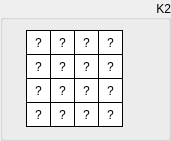
  <widget class="QGroupBox" name="groupSubKeyK2">
   <property name="geometry">
    <rect>
     <x>330</x>
     <y>10</y>
     <width>171</width>
     <height>141</height>
    </rect>
   </property>
   <property name="sizePolicy">
    <sizepolicy hsizetype="Fixed" vsizetype="Fixed">
     <horstretch>0</horstretch>
     <verstretch>0</verstretch>
    </sizepolicy>
   </property>
   <property name="styleSheet">
    <string notr="true"/>
   </property>
   <property name="title">
    <string>K2</string>
   </property>
   <property name="alignment">
    <set>Qt::AlignRight|Qt::AlignTrailing|Qt::AlignVCenter</set>
   </property>
   <widget class="QLabel" name="k2byte15">
    <property name="enabled">
     <bool>true</bool>
    </property>
    <property name="geometry">
     <rect>
      <x>98</x>
      <y>102</y>
      <width>25</width>
      <height>25</height>
     </rect>
    </property>
    <property name="sizePolicy">
     <sizepolicy hsizetype="Fixed" vsizetype="Fixed">
      <horstretch>0</horstretch>
      <verstretch>0</verstretch>
     </sizepolicy>
    </property>
    <property name="font">
     <font>
      <kerning>true</kerning>
     </font>
    </property>
    <property name="layoutDirection">
     <enum>Qt::LeftToRight</enum>
    </property>
    <property name="styleSheet">
     <string notr="true">QLabel {
	 border-width: 1px;
     border-style: solid;
     border-color: black; 
     background-color: white;
}</string>
    </property>
    <property name="text">
     <string>?</string>
    </property>
    <property name="alignment">
     <set>Qt::AlignCenter</set>
    </property>
   </widget>
   <widget class="QLabel" name="k2byte13">
    <property name="enabled">
     <bool>true</bool>
    </property>
    <property name="geometry">
     <rect>
      <x>98</x>
      <y>54</y>
      <width>25</width>
      <height>25</height>
     </rect>
    </property>
    <property name="sizePolicy">
     <sizepolicy hsizetype="Fixed" vsizetype="Fixed">
      <horstretch>0</horstretch>
      <verstretch>0</verstretch>
     </sizepolicy>
    </property>
    <property name="font">
     <font>
      <kerning>true</kerning>
     </font>
    </property>
    <property name="layoutDirection">
     <enum>Qt::LeftToRight</enum>
    </property>
    <property name="styleSheet">
     <string notr="true">QLabel {
	 border-width: 1px;
     border-style: solid;
     border-color: black; 
     background-color: white;
}</string>
    </property>
    <property name="text">
     <string>?</string>
    </property>
    <property name="alignment">
     <set>Qt::AlignCenter</set>
    </property>
   </widget>
   <widget class="QLabel" name="k2byte14">
    <property name="enabled">
     <bool>true</bool>
    </property>
    <property name="geometry">
     <rect>
      <x>98</x>
      <y>78</y>
      <width>25</width>
      <height>25</height>
     </rect>
    </property>
    <property name="sizePolicy">
     <sizepolicy hsizetype="Fixed" vsizetype="Fixed">
      <horstretch>0</horstretch>
      <verstretch>0</verstretch>
     </sizepolicy>
    </property>
    <property name="font">
     <font>
      <kerning>true</kerning>
     </font>
    </property>
    <property name="layoutDirection">
     <enum>Qt::LeftToRight</enum>
    </property>
    <property name="styleSheet">
     <string notr="true">QLabel {
	 border-width: 1px;
     border-style: solid;
     border-color: black; 
     background-color: white;
}</string>
    </property>
    <property name="text">
     <string>?</string>
    </property>
    <property name="alignment">
     <set>Qt::AlignCenter</set>
    </property>
   </widget>
   <widget class="QLabel" name="k2byte06">
    <property name="enabled">
     <bool>true</bool>
    </property>
    <property name="geometry">
     <rect>
      <x>50</x>
      <y>78</y>
      <width>25</width>
      <height>25</height>
     </rect>
    </property>
    <property name="sizePolicy">
     <sizepolicy hsizetype="Fixed" vsizetype="Fixed">
      <horstretch>0</horstretch>
      <verstretch>0</verstretch>
     </sizepolicy>
    </property>
    <property name="font">
     <font>
      <kerning>true</kerning>
     </font>
    </property>
    <property name="layoutDirection">
     <enum>Qt::LeftToRight</enum>
    </property>
    <property name="styleSheet">
     <string notr="true">QLabel {
	 border-width: 1px;
     border-style: solid;
     border-color: black; 
     background-color: white;
}</string>
    </property>
    <property name="text">
     <string>?</string>
    </property>
    <property name="alignment">
     <set>Qt::AlignCenter</set>
    </property>
   </widget>
   <widget class="QLabel" name="k2byte04">
    <property name="enabled">
     <bool>true</bool>
    </property>
    <property name="geometry">
     <rect>
      <x>50</x>
      <y>30</y>
      <width>25</width>
      <height>25</height>
     </rect>
    </property>
    <property name="sizePolicy">
     <sizepolicy hsizetype="Fixed" vsizetype="Fixed">
      <horstretch>0</horstretch>
      <verstretch>0</verstretch>
     </sizepolicy>
    </property>
    <property name="font">
     <font>
      <kerning>true</kerning>
     </font>
    </property>
    <property name="layoutDirection">
     <enum>Qt::LeftToRight</enum>
    </property>
    <property name="styleSheet">
     <string notr="true">QLabel {
	 border-width: 1px;
     border-style: solid;
     border-color: black; 
     background-color: white;
}</string>
    </property>
    <property name="text">
     <string>?</string>
    </property>
    <property name="alignment">
     <set>Qt::AlignCenter</set>
    </property>
   </widget>
   <widget class="QLabel" name="k2byte02">
    <property name="enabled">
     <bool>true</bool>
    </property>
    <property name="geometry">
     <rect>
      <x>26</x>
      <y>78</y>
      <width>25</width>
      <height>25</height>
     </rect>
    </property>
    <property name="sizePolicy">
     <sizepolicy hsizetype="Fixed" vsizetype="Fixed">
      <horstretch>0</horstretch>
      <verstretch>0</verstretch>
     </sizepolicy>
    </property>
    <property name="font">
     <font>
      <kerning>true</kerning>
     </font>
    </property>
    <property name="layoutDirection">
     <enum>Qt::LeftToRight</enum>
    </property>
    <property name="styleSheet">
     <string notr="true">QLabel {
	 border-width: 1px;
     border-style: solid;
     border-color: black; 
     background-color: white;
}</string>
    </property>
    <property name="text">
     <string>?</string>
    </property>
    <property name="alignment">
     <set>Qt::AlignCenter</set>
    </property>
   </widget>
   <widget class="QLabel" name="k2byte10">
    <property name="enabled">
     <bool>true</bool>
    </property>
    <property name="geometry">
     <rect>
      <x>74</x>
      <y>78</y>
      <width>25</width>
      <height>25</height>
     </rect>
    </property>
    <property name="sizePolicy">
     <sizepolicy hsizetype="Fixed" vsizetype="Fixed">
      <horstretch>0</horstretch>
      <verstretch>0</verstretch>
     </sizepolicy>
    </property>
    <property name="font">
     <font>
      <kerning>true</kerning>
     </font>
    </property>
    <property name="layoutDirection">
     <enum>Qt::LeftToRight</enum>
    </property>
    <property name="styleSheet">
     <string notr="true">QLabel {
	 border-width: 1px;
     border-style: solid;
     border-color: black; 
     background-color: white;
}</string>
    </property>
    <property name="text">
     <string>?</string>
    </property>
    <property name="alignment">
     <set>Qt::AlignCenter</set>
    </property>
   </widget>
   <widget class="QLabel" name="k2byte09">
    <property name="enabled">
     <bool>true</bool>
    </property>
    <property name="geometry">
     <rect>
      <x>74</x>
      <y>54</y>
      <width>25</width>
      <height>25</height>
     </rect>
    </property>
    <property name="sizePolicy">
     <sizepolicy hsizetype="Fixed" vsizetype="Fixed">
      <horstretch>0</horstretch>
      <verstretch>0</verstretch>
     </sizepolicy>
    </property>
    <property name="font">
     <font>
      <kerning>true</kerning>
     </font>
    </property>
    <property name="layoutDirection">
     <enum>Qt::LeftToRight</enum>
    </property>
    <property name="styleSheet">
     <string notr="true">QLabel {
	 border-width: 1px;
     border-style: solid;
     border-color: black; 
     background-color: white;
}</string>
    </property>
    <property name="text">
     <string>?</string>
    </property>
    <property name="alignment">
     <set>Qt::AlignCenter</set>
    </property>
   </widget>
   <widget class="QLabel" name="k2byte01">
    <property name="enabled">
     <bool>true</bool>
    </property>
    <property name="geometry">
     <rect>
      <x>26</x>
      <y>54</y>
      <width>25</width>
      <height>25</height>
     </rect>
    </property>
    <property name="sizePolicy">
     <sizepolicy hsizetype="Fixed" vsizetype="Fixed">
      <horstretch>0</horstretch>
      <verstretch>0</verstretch>
     </sizepolicy>
    </property>
    <property name="font">
     <font>
      <kerning>true</kerning>
     </font>
    </property>
    <property name="layoutDirection">
     <enum>Qt::LeftToRight</enum>
    </property>
    <property name="styleSheet">
     <string notr="true">QLabel {
	 border-width: 1px;
     border-style: solid;
     border-color: black; 
     background-color: white;
}</string>
    </property>
    <property name="text">
     <string>?</string>
    </property>
    <property name="alignment">
     <set>Qt::AlignCenter</set>
    </property>
   </widget>
   <widget class="QLabel" name="k2byte08">
    <property name="enabled">
     <bool>true</bool>
    </property>
    <property name="geometry">
     <rect>
      <x>74</x>
      <y>30</y>
      <width>25</width>
      <height>25</height>
     </rect>
    </property>
    <property name="sizePolicy">
     <sizepolicy hsizetype="Fixed" vsizetype="Fixed">
      <horstretch>0</horstretch>
      <verstretch>0</verstretch>
     </sizepolicy>
    </property>
    <property name="font">
     <font>
      <kerning>true</kerning>
     </font>
    </property>
    <property name="layoutDirection">
     <enum>Qt::LeftToRight</enum>
    </property>
    <property name="styleSheet">
     <string notr="true">QLabel {
	 border-width: 1px;
     border-style: solid;
     border-color: black; 
     background-color: white;
}</string>
    </property>
    <property name="text">
     <string>?</string>
    </property>
    <property name="alignment">
     <set>Qt::AlignCenter</set>
    </property>
   </widget>
   <widget class="QLabel" name="k2byte00">
    <property name="enabled">
     <bool>true</bool>
    </property>
    <property name="geometry">
     <rect>
      <x>26</x>
      <y>30</y>
      <width>25</width>
      <height>25</height>
     </rect>
    </property>
    <property name="sizePolicy">
     <sizepolicy hsizetype="Fixed" vsizetype="Fixed">
      <horstretch>0</horstretch>
      <verstretch>0</verstretch>
     </sizepolicy>
    </property>
    <property name="font">
     <font>
      <kerning>true</kerning>
     </font>
    </property>
    <property name="layoutDirection">
     <enum>Qt::LeftToRight</enum>
    </property>
    <property name="styleSheet">
     <string notr="true">QLabel {
	 border-width: 1px;
     border-style: solid;
     border-color: black; 
     background-color: white;
}</string>
    </property>
    <property name="text">
     <string>?</string>
    </property>
    <property name="alignment">
     <set>Qt::AlignCenter</set>
    </property>
    <property name="wordWrap">
     <bool>false</bool>
    </property>
   </widget>
   <widget class="QLabel" name="k2byte07">
    <property name="enabled">
     <bool>true</bool>
    </property>
    <property name="geometry">
     <rect>
      <x>50</x>
      <y>102</y>
      <width>25</width>
      <height>25</height>
     </rect>
    </property>
    <property name="sizePolicy">
     <sizepolicy hsizetype="Fixed" vsizetype="Fixed">
      <horstretch>0</horstretch>
      <verstretch>0</verstretch>
     </sizepolicy>
    </property>
    <property name="font">
     <font>
      <kerning>true</kerning>
     </font>
    </property>
    <property name="layoutDirection">
     <enum>Qt::LeftToRight</enum>
    </property>
    <property name="styleSheet">
     <string notr="true">QLabel {
	 border-width: 1px;
     border-style: solid;
     border-color: black; 
     background-color: white;
}</string>
    </property>
    <property name="text">
     <string>?</string>
    </property>
    <property name="alignment">
     <set>Qt::AlignCenter</set>
    </property>
   </widget>
   <widget class="QLabel" name="k2byte12">
    <property name="enabled">
     <bool>true</bool>
    </property>
    <property name="geometry">
     <rect>
      <x>98</x>
      <y>30</y>
      <width>25</width>
      <height>25</height>
     </rect>
    </property>
    <property name="sizePolicy">
     <sizepolicy hsizetype="Fixed" vsizetype="Fixed">
      <horstretch>0</horstretch>
      <verstretch>0</verstretch>
     </sizepolicy>
    </property>
    <property name="font">
     <font>
      <kerning>true</kerning>
     </font>
    </property>
    <property name="layoutDirection">
     <enum>Qt::LeftToRight</enum>
    </property>
    <property name="styleSheet">
     <string notr="true">QLabel {
	 border-width: 1px;
     border-style: solid;
     border-color: black; 
     background-color: white;
}</string>
    </property>
    <property name="text">
     <string>?</string>
    </property>
    <property name="alignment">
     <set>Qt::AlignCenter</set>
    </property>
   </widget>
   <widget class="QLabel" name="k2byte03">
    <property name="enabled">
     <bool>true</bool>
    </property>
    <property name="geometry">
     <rect>
      <x>26</x>
      <y>102</y>
      <width>25</width>
      <height>25</height>
     </rect>
    </property>
    <property name="sizePolicy">
     <sizepolicy hsizetype="Fixed" vsizetype="Fixed">
      <horstretch>0</horstretch>
      <verstretch>0</verstretch>
     </sizepolicy>
    </property>
    <property name="font">
     <font>
      <kerning>true</kerning>
     </font>
    </property>
    <property name="layoutDirection">
     <enum>Qt::LeftToRight</enum>
    </property>
    <property name="styleSheet">
     <string notr="true">QLabel {
	 border-width: 1px;
     border-style: solid;
     border-color: black; 
     background-color: white;
}</string>
    </property>
    <property name="text">
     <string>?</string>
    </property>
    <property name="alignment">
     <set>Qt::AlignCenter</set>
    </property>
   </widget>
   <widget class="QLabel" name="k2byte11">
    <property name="enabled">
     <bool>true</bool>
    </property>
    <property name="geometry">
     <rect>
      <x>74</x>
      <y>102</y>
      <width>25</width>
      <height>25</height>
     </rect>
    </property>
    <property name="sizePolicy">
     <sizepolicy hsizetype="Fixed" vsizetype="Fixed">
      <horstretch>0</horstretch>
      <verstretch>0</verstretch>
     </sizepolicy>
    </property>
    <property name="font">
     <font>
      <kerning>true</kerning>
     </font>
    </property>
    <property name="layoutDirection">
     <enum>Qt::LeftToRight</enum>
    </property>
    <property name="styleSheet">
     <string notr="true">QLabel {
	 border-width: 1px;
     border-style: solid;
     border-color: black; 
     background-color: white;
}</string>
    </property>
    <property name="text">
     <string>?</string>
    </property>
    <property name="alignment">
     <set>Qt::AlignCenter</set>
    </property>
   </widget>
   <widget class="QLabel" name="k2byte05">
    <property name="enabled">
     <bool>true</bool>
    </property>
    <property name="geometry">
     <rect>
      <x>50</x>
      <y>54</y>
      <width>25</width>
      <height>25</height>
     </rect>
    </property>
    <property name="sizePolicy">
     <sizepolicy hsizetype="Fixed" vsizetype="Fixed">
      <horstretch>0</horstretch>
      <verstretch>0</verstretch>
     </sizepolicy>
    </property>
    <property name="font">
     <font>
      <kerning>true</kerning>
     </font>
    </property>
    <property name="layoutDirection">
     <enum>Qt::LeftToRight</enum>
    </property>
    <property name="styleSheet">
     <string notr="true">QLabel {
	 border-width: 1px;
     border-style: solid;
     border-color: black; 
     background-color: white;
}</string>
    </property>
    <property name="text">
     <string>?</string>
    </property>
    <property name="alignment">
     <set>Qt::AlignCenter</set>
    </property>
   </widget>
  </widget>
